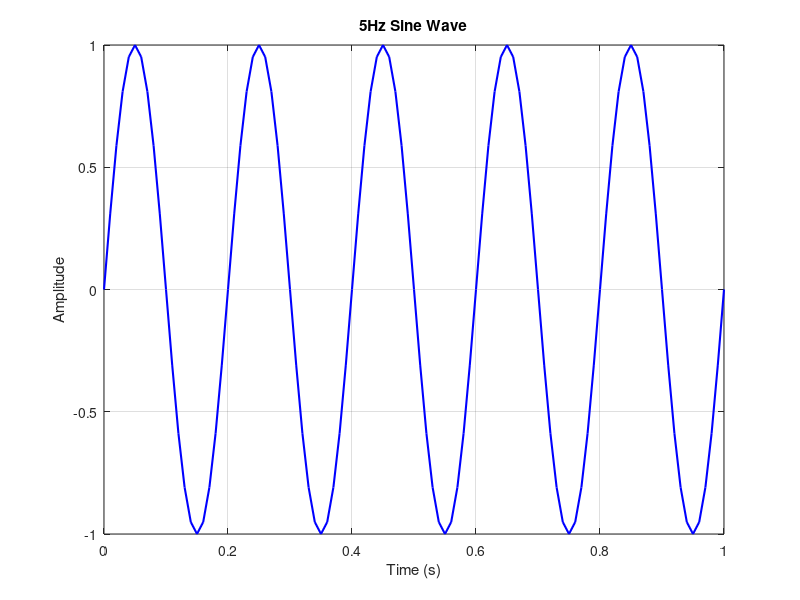

The MATLAB script that drew this image: (Note: this script raises an error after producing the figure.)
% Sample UniLab MATLAB script
disp('Initializing simulation...');

% Create a matrix
A = [1, 2, 3; 4, 5, 6; 7, 8, 9];
B = eye(3) * 10;

% Matrix multiplication
C = A * B;

disp('Resulting Matrix C:');
disp(C);

% Create a plot
t = 0:0.01:1;
f = 5; % 5 Hz
signal = sin(2 * pi * f * t);

figure();
plot(t, signal, '-b', 'LineWidth', 1.5);
title('5Hz Sine Wave');
xlabel('Time (s)');
ylabel('Amplitude');
grid on;

% Save the plot
save_plot('plots/simulation_result.png');

disp('Simulation complete.');
